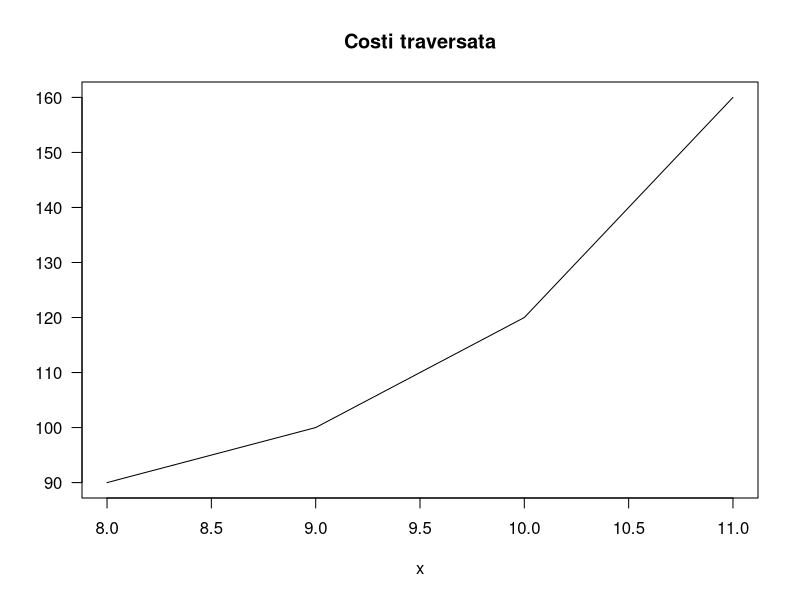

Write R code to recreate this figure.
# TODO: Add comment
# 
# Author: claudio
###############################################################################

setwd("/home/claudio/eclipse/grafici-stat2/codiceR")

pdf(file="grafici/costi_traversata.pdf")
f <- function(x) {
	if (x <=  9) return(10+10*x)
	if (x <= 10) return(100+20*(x-9))
	return(120+40*(x-10))
}


x <- seq(8,11,length.out = 100)
y1 <- lapply(x,f)

plot(x,y1,type="l",las=1,main="Costi traversata",xlab="x",ylab="")

dev.off()
